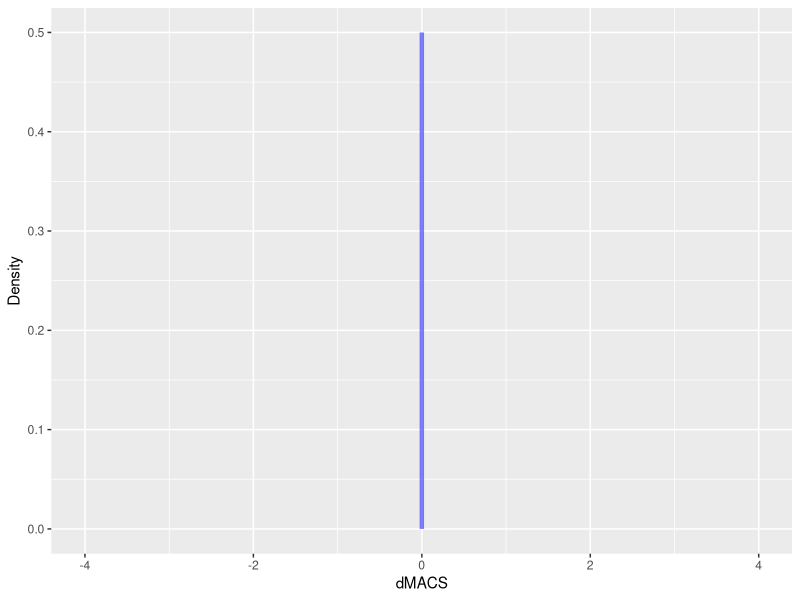
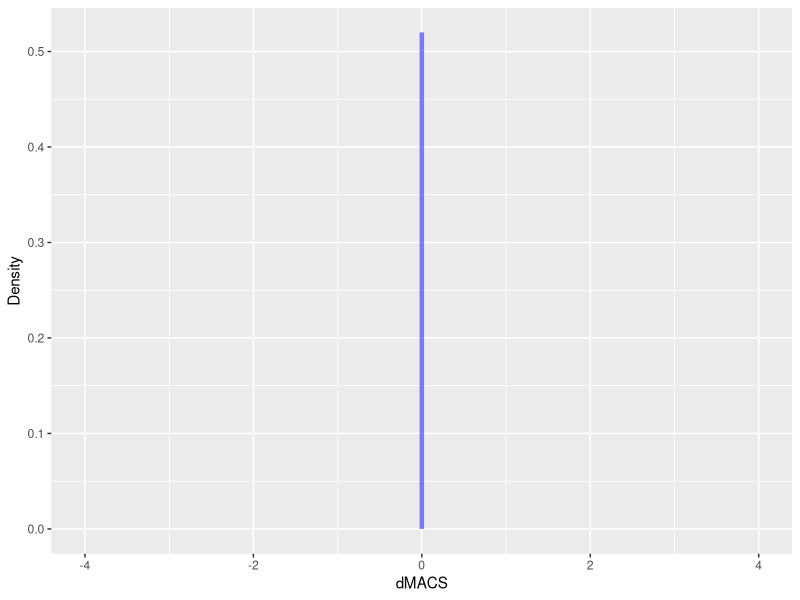
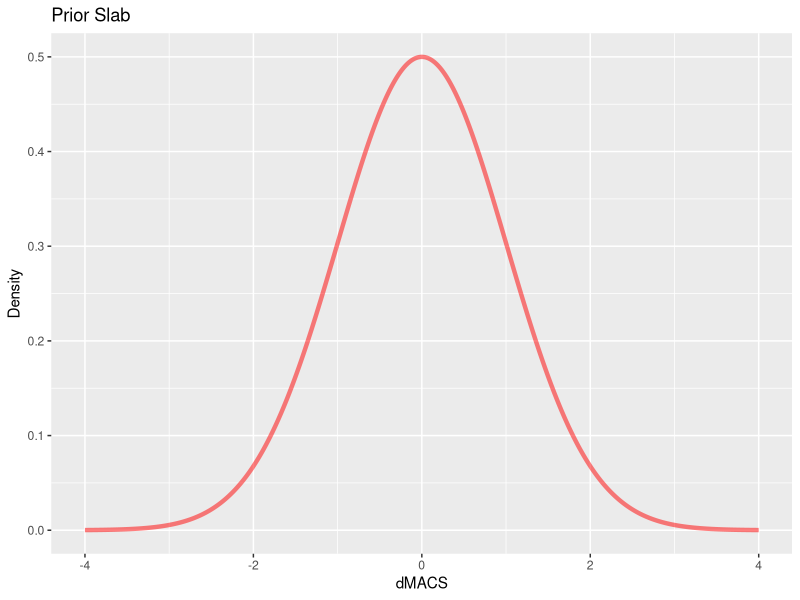
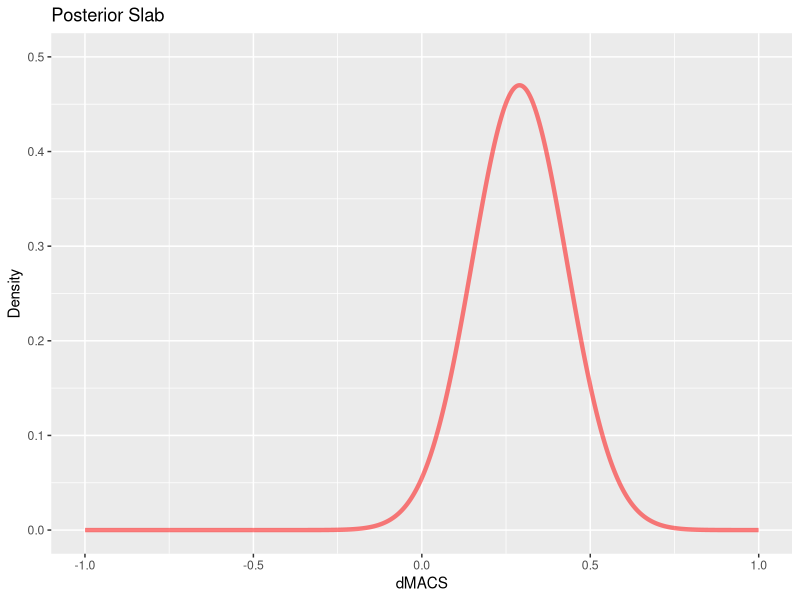
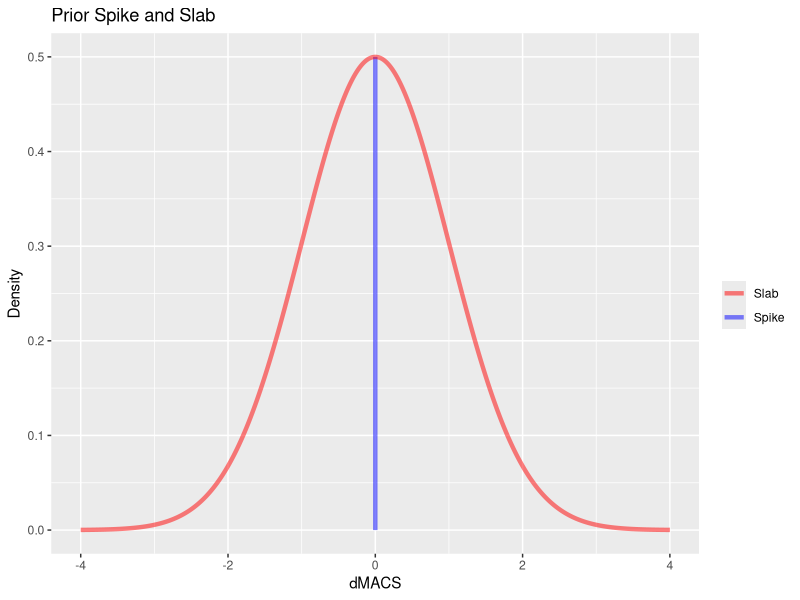
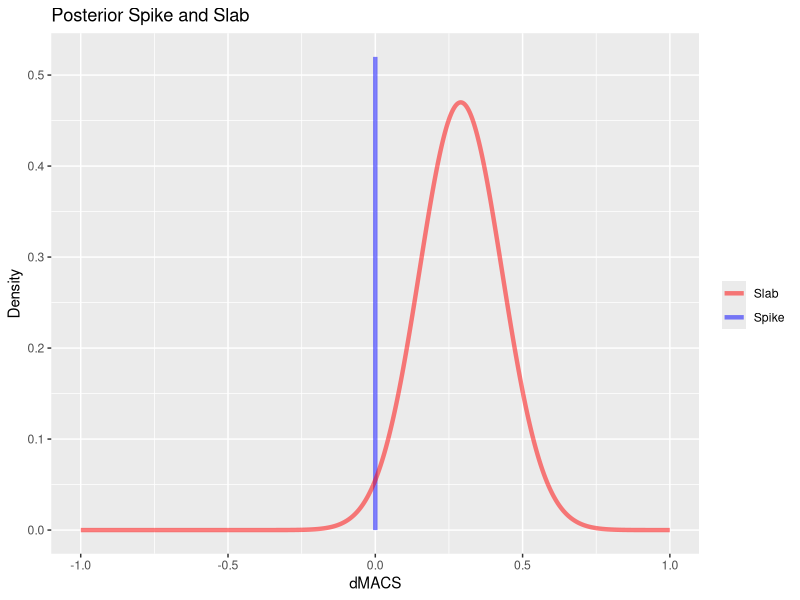

Generate these figures, in order, with R:
## ---- chunk 1
suppressWarnings(library(tidyverse))
## ---- chunk 2
spike_prior <- tribble(~dMACS, ~Density,
                       0, 0,
                       0, 0.5)

spike_prior_graph <- spike_prior %>% ggplot(aes(x=dMACS,y=Density))+
  geom_line(color = "blue", linewidth = 1.5, alpha = 0.5) +
  xlim(-4,4)
spike_prior_graph
## ---- chunk 3
spike_post <- tribble(~dMACS, ~Density,
                            0, 0,
                            0, 0.52)

spike_post_graph <- spike_post %>% ggplot(aes(x=dMACS,y=Density))+
  geom_line(color = "blue", linewidth = 1.5, alpha = 0.5) +
  xlim(-4,4)
spike_post_graph
## ---- chunk 4
x<-seq(-4,4, length.out = 1e4)
y<-dnorm(x)
y<-y/max(y)*(.5)
slab_prior <- tibble(x = x, y = y)

graph_prior_graph<-slab_prior %>% ggplot(aes(x=x,y=y))+
  geom_line(alpha=0.5, color = "red", linewidth = 1.5) + 
  labs (title = "Prior Slab",
        x = "dMACS",
        y = "Density")
graph_prior_graph
## ---- chunk 5
x<-seq(-4,4, length.out = 1e4)
y<-dnorm(x,.29,.14)
y<- y/max(y)*(.47)
slab_post <- tibble(x = x, y = y)

slab_post_graph <- slab_post %>% ggplot(aes(x=x,y=y)) + 
    geom_line(alpha=0.5, color = "red", linewidth = 1.5) +
    labs (title = "Posterior Slab",
          x = "dMACS",
          y = "Density")
slab_post_graph + 
  xlim(-1,1) +
  ylim(0,0.5)
## ---- chunk 6
  ggplot() +
  geom_line(data = spike_prior, aes(x=dMACS,y=Density, color = "Spike"),
            alpha=0.5, linewidth = 1.5) + 
  geom_line(data = slab_prior, aes(x=x,y=y, color = "Slab"),
            alpha=0.5, linewidth = 1.5) + 
  labs (title = "Prior Spike and Slab",
        x = "dMACS",
        y = "Density",
        color = "") + 
  scale_color_manual(values = c("Slab" = "red", "Spike" = "blue" )) +
  xlim(-4,4)
## ---- chunk 7
  ggplot() +
  geom_line(data = spike_post, aes(x=dMACS,y=Density, color = "Spike"),
            alpha=0.5, linewidth = 1.5) + 
  geom_line(data = slab_post, aes(x=x,y=y, color = "Slab"),
            alpha=0.5, linewidth = 1.5) + 
  labs (title = "Posterior Spike and Slab",
        x = "dMACS",
        y = "Density",
        color = "") + 
  scale_color_manual(values = c("Slab" = "red", "Spike" = "blue" )) +
  xlim(-1,1)
